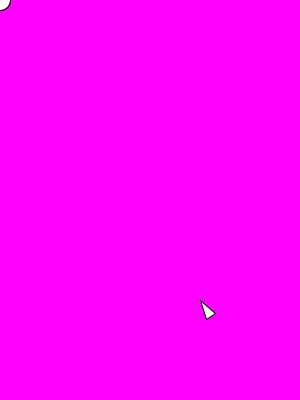
Frame 1 (no input)
Frame 60 (the mouse pressed at the canvas centre just before this capture): identical to frame 1, image omitted
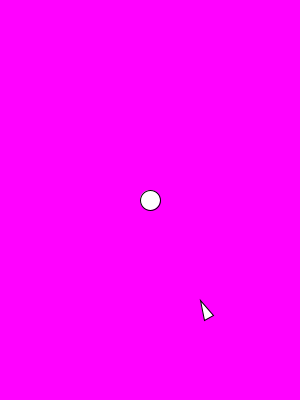
Frame 120 (the mouse held since frame 60 and released just before this capture)

The Processing sketch that drew these frames (run headless with seeded random() and noise(); from frame 60 on, the mouse is pressed at the canvas centre):

// Processing sketch: pushPopMatrixPoint
// ── pushPopMatrixPoint.pde
PVector position;
void setup() {
  size(300, 400);
  position = new PVector(200, 300);
}

void draw() {
  background(#ff02ff);
  float angle = atan2(mouseY-position.y, mouseX-position.x);
  pushMatrix();
    translate(position.x, position.y);
    rotate(angle);
    triangle(0, 0, -20, -5, -20, 5);
  popMatrix();
  ellipse(mouseX, mouseY, 20, 20);
}
